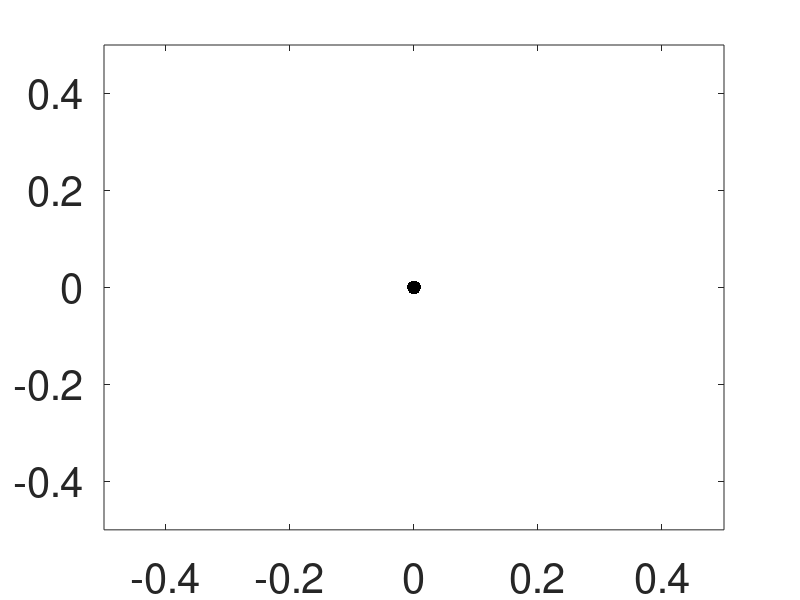

Write the MATLAB code that produced this figure. (Note: this script raises an error after producing the figure.)
% Create trajectories

clear all; close all;

R = 1; s_R = 0.5; % mean and standard deviation of radial distance
theta = 200; s_t = 10*pi/180;
dt = 1e-3;
T1 = 0.1; X0 = [0;0];
T2 = 0.2;

figure(1)
plot(0,0,'k.','MarkerSize',30)
xlim([-0.5 0.5])
ylim([-0.5 0.5])
set(gca,'FontSize',30)

X(:,1) = X0;
nos = sqrt(dt)*[s_R 0; 0 s_t];

m1 = R*cos(theta*pi/180);
m2 = R*sin(theta*pi/180);
mu = [m1;m2];

for i = 2:T1/dt
    X(:,i) = X(:,i-1) + mu*dt + nos*randn(2,1);
    h_temp = atan(X(2,i)/X(1,i))*180/pi;
    %if h(i) < 0
    %    h(i) = h(i) + 360;
    %end
    if X(1,i) < 0
        if X(2,i) > 0
            h(i) = 180 - h_temp;
        else
            h(i) = 180 + h_temp;
        end
    else
        if X(2,i) > 0
            h(i) = h_temp;
        else
            h(i) = 360 - h_temp;
        end
    end
end

Y(:,1) = X(:,end);

%theta2 = 360*rand; % direction switches randomly
theta2 = 30;
m1b = R*cos(theta2*pi/180);
m2b = R*sin(theta2*pi/180);
mub = [m1b;m2b];

for i = 2:T2/dt
    Y(:,i) = Y(:,i-1) + mub*dt + nos*randn(2,1);
    h_temp2 = atan(abs(Y(2,i))/abs(Y(1,i)))*180/pi;
    if Y(1,i) < 0
        if Y(2,i) > 0
            h2(i) = 180 - h_temp2;
        else
            h2(i) = 180 + h_temp2;
        end
    else
        if Y(2,i) > 0
            h2(i) = h_temp2;
        else
            h2(i) = 360 - h_temp2;
        end
    end
end


y = animatedline('Color','b','LineWidth',2);
figure(1)
for k = 1:T1/dt
    addpoints(y,X(1,k),X(2,k));
    drawnow
    F1(k) = getframe(gcf);
end

z = animatedline('Color','r','LineWidth',2);
figure(1)
for k = 1:T2/dt
    addpoints(z,Y(1,k),Y(2,k));
    drawnow
    F2(k) = getframe(gcf);
end

F = MergeStructs(F1,F2);

figure(1)
video = VideoWriter('nodecay','MPEG-4');
open(video)
writeVideo(video,F)
close(video)

